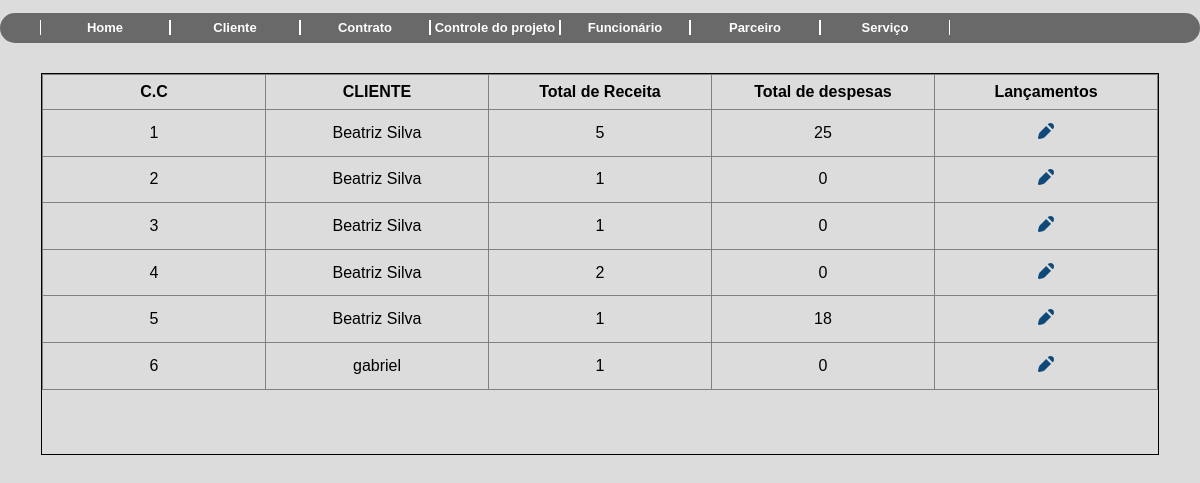
The app's page /controleprojeto.php (signed in), older data.
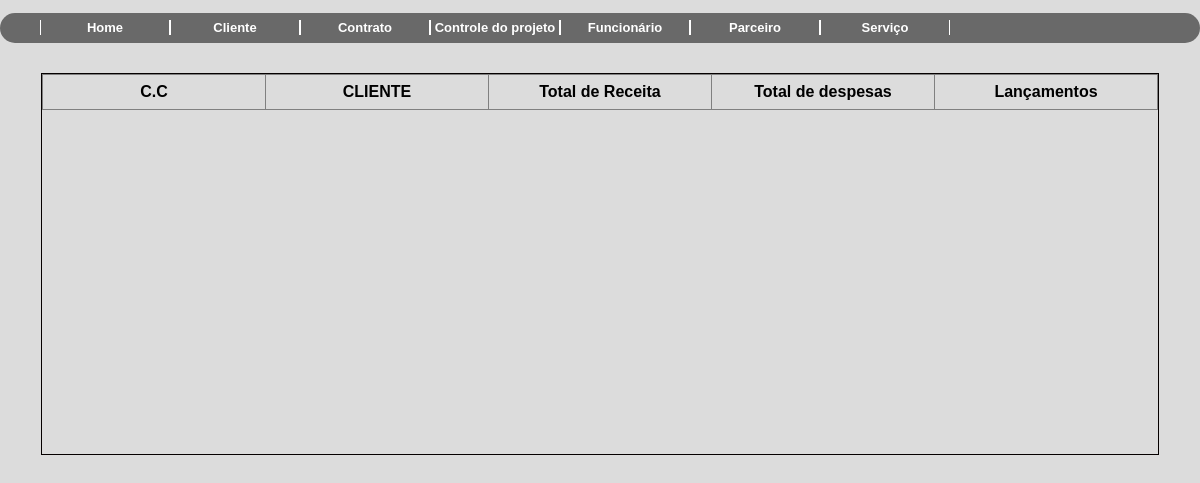
The same page, newer data.
### tables this page shows
CREATE TABLE IF NOT EXISTS `contrato` (
  `ID` int(11) NOT NULL AUTO_INCREMENT,
  `ID_Cliente` int(11) DEFAULT NULL,
  `ID_Servico` int(11) DEFAULT NULL,
  `Detalhes` varchar(500) DEFAULT NULL,
  `PRAZO` date DEFAULT NULL,
  `Valor` decimal(10,0) DEFAULT NULL,
  `qnt_parcela` decimal(10,0) DEFAULT NULL,
  `VENCIMENTO` varchar(2) DEFAULT NULL,
  PRIMARY KEY (`ID`),
  KEY `fk_cli` (`ID_Cliente`),
  KEY `fk_servi` (`ID_Servico`)
);

CREATE TABLE IF NOT EXISTS `cliente` (
  `id` int(11) NOT NULL AUTO_INCREMENT,
  `pessoa` varchar(8) DEFAULT NULL,
  `nome` varchar(50) DEFAULT NULL,
  `cpf` varchar(11) DEFAULT NULL,
  `rg` varchar(9) DEFAULT NULL,
  `cnpj` varchar(14) DEFAULT NULL,
  `razao` varchar(50) DEFAULT NULL,
  `inscricao` int(15) DEFAULT NULL,
  `representante` varchar(50) DEFAULT NULL,
  `sexo` varchar(1) DEFAULT NULL,
  `observacao` varchar(500) DEFAULT NULL,
  `id_parc` int(11) DEFAULT NULL,
  PRIMARY KEY (`id`),
  KEY `fk_parc` (`id_parc`)
);

### classes/contrato.class.php (called while the page is built, shortened)
<?php
require_once 'Conexao.class.php';
require_once 'funcoes.class.php';
class Contrato{
    public function __construct(){
        $this->con = new conexao();
    }
    public function querySelectcli(){
        try{
            $cst = $this->con->conect()->prepare("SELECT contrato.ID AS CC, cliente.nome AS CLI, servico.servico AS Serv, contrato.Detalhes AS DETALHES,contrato.Valor AS VALOR ,contrato.qnt_parcela AS QNT_PARC ,contrato.VENCIMENTO AS VENC from cliente INNER JOIN contrato ON cliente.id = contrato.ID_Cliente INNER JOIN servico ON contrato.ID_Servico = servico.id;");
            $cst->execute();
            return $cst->fetchAll();
        }catch(PDOException $ex){
        }
    }
}
?>

### classes/Conexao.class.php (called while the page is built)
<?php
class conexao{
    private $usuario;
    private $senha;
    private $banco;
    private $servidor;
    private static $pdo;
    public function __construct(){
        $this->servidor = "localhost";
        $this->banco = "teste2";
        $this->usuario =  "root";
        $this->senha = "";
    }
    public function conect(){
        try{
            if(is_null(self::$pdo)){
                self::$pdo = new PDO("mysql:host=".$this->servidor.";dbname=".$this->banco, $this->usuario, $this->senha);
            }
            return self::$pdo;
        } catch (PDOException $ex) {
			echo $ex->getMessage();
        }
    }
}
?>

### classes/funcoes.class.php (called while the page is built, shortened)
<?php
class funcoes{
    public function tratarCaracter($vlr, $tipo){
        switch($tipo){
            case 1: $rst = utf8_decode($vlr); break;
            case 2: $rst = htmlentities($vlr, ENT_QUOTES, "ISO-8859-1"); break;
        }
        return $rst;
    }
}
?>

### controleprojeto.php (the view, shortened to what this page needs)
<?php
    require_once 'classes/funcoes.class.php';
    require_once 'classes/contrato.class.php';
    $objFc = new Funcoes();
    $objfn = new Contrato();
?>
<!DOCTYPE html>
<html lang="pt-br">
<head>
    <link rel="stylesheet" type="text/css" href="style/style2.css">
</head>
<body>
    <?php include_once("header.php"); ?>
    <div id="resultado" class="scroll-contrato">
        <table border="1">
            <thead>
                <tr>
                    <th>C.C</th>
                    <th>CLIENTE</th>
                    <th>Total de Receita</th>
                    <th> Total de despesas  </th>
                    <th> Lançamentos </th>
                </tr>
            </thead>
            <tbody>
            <?php foreach($objfn->querySelectcli() as $rst){ ?>
                <tr>
                    <td> <?php echo ($objFc->tratarCaracter($rst['CC'], 1)) ?> </td>
                    <td> <?php echo ($objFc->tratarCaracter($rst['CLI'], 2)) ?> </td>
                    <td> <?php echo ($objFc->tratarCaracter($rst['QNT_PARC'], 2)) ?> </td>
                    <td> <?php echo ($objFc->tratarCaracter($rst['VENC'], 2)) ?> </td>
                    <td><div class="editar"><a href="lancamentos.php?acao=edit&func=<?=$objFc->tratarCaracter($rst['CC'], 1)?>" title="Editar dados"> <img src="img/ico-editar.png" width="16" height="16" alt="Editar"> </a></div>  </td>
                </tr>
                <?php } ?>
        </table>
    </div>
</body>
</html>

### header.php (shortened to what this page needs)
<!DOCTYPE html>
<html lang="pt-br">
<head>
    <link rel="stylesheet" type="text/css" href="style/style.css">
</head>
<header>
<div id="menu">
        <ul>
            <li><a href="Home.php">Home</a></li>
            <li><a href="consultacliente.php">Cliente</a></li>
            <li><a href="consultacontrato.php">Contrato</a></li>
            <li><a href="controleprojeto.php">Controle do projeto</a></li>
            <li><a href="funcionario.php">Funcionário</a></li>
            <li><a href="cadasatrar_parceiro">Parceiro</a></li>
            <li><a href="servico.php">Serviço</a></li>
        </ul>
</div>
</header>
</html>

### Style/style2.css (style rules this page uses)
html { width: 100%; height: 100% }
body { margin: 0; background-color: #DCDCDC; font-family: 'Trebuchet MS', 'Lucida Sans Unicode', 'Lucida Grande', 'Lucida Sans', Arial, sans-serif }
.scroll-contrato { overflow: scroll; overflow: auto; border: solid 1px #050000; margin: 30px; margin-left: auto; margin-right: auto; width: 93%; height: 380px; }
.scroll-contrato table { width: 100%; table-layout: fixed; text-align: center; border-collapse: collapse; }
.scroll-contrato table tr th { padding: .5em; margin: 0; text-align: center; }
.scroll-contrato table td { padding: .8em; }

### Style/style.css (style rules this page uses)
#menu { margin: 0; padding: 0; }
body { background-color: #DCDCDC; }
#menu { width: 100%; height: 30px; background-color: #696969; font-family: arial; font-size: 13px; border-radius:20px 20px 20px 20px; }
#menu ul { list-style: none; position: relative; top: 7px; }
#menu ul li { width: 130px; float: left; }
#menu a { margin: 0px; padding:0px; display: block; text-decoration: none; text-align: center; background: #696969; color: #ffffff; font-weight: bold; border: 1px solid #ffffff; border-top:0; border-bottom: 0; }

Row changes from the older to the newer data that the page shows:
removed contrato: ID "1", ID_Cliente.nome "Beatriz Silva", qnt_parcela "5", VENCIMENTO "25"
removed contrato: ID "2", ID_Cliente.nome "Beatriz Silva", qnt_parcela "1", VENCIMENTO "0"
removed contrato: ID "3", ID_Cliente.nome "Beatriz Silva", qnt_parcela "1", VENCIMENTO "0"
removed contrato: ID "4", ID_Cliente.nome "Beatriz Silva", qnt_parcela "2", VENCIMENTO "0"
removed contrato: ID "5", ID_Cliente.nome "Beatriz Silva", qnt_parcela "1", VENCIMENTO "18"
removed contrato: ID "6", ID_Cliente.nome "gabriel", qnt_parcela "1", VENCIMENTO "0"
